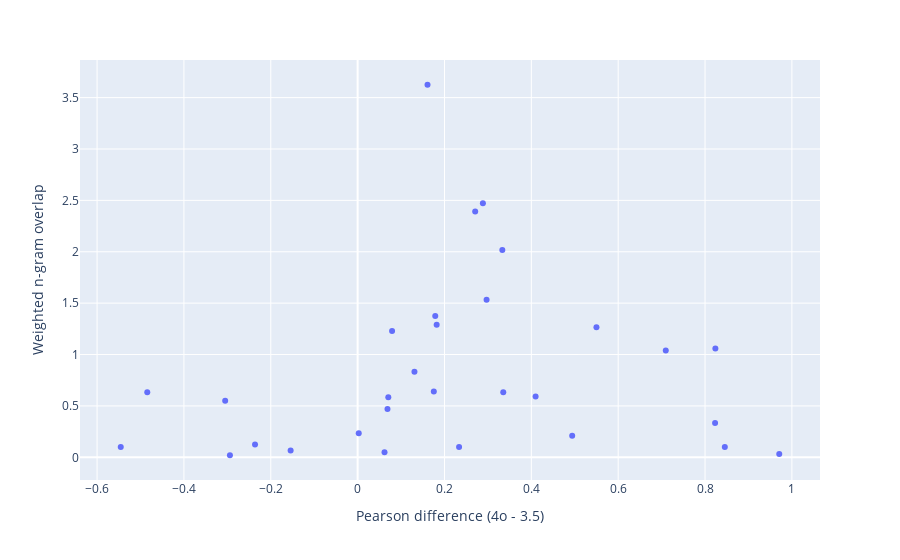

The notebook cell this image was saved under:
### Code cell
import plotly.express as px

fig = px.scatter(x=experiment_corrs[:, 1], y=experiment_corrs[:, 2], hover_name=labels)

fig.update_traces(textposition='top center')

fig.update_layout(
    xaxis_title='Pearson difference (4o - 3.5)',
    yaxis_title='Weighted n-gram overlap',
)

fig.show()

### Figure 1 — Plotly figure (JSON) as saved in the notebook; plotly's stock layout.template omitted (floating-point values rounded to 4 significant figures)
{"data": [{"hovertemplate": "<b>%{hovertext}</b><br><br>x=%{x}<br>y=%{y}<extra></extra>", "hovertext": ["Lookback time in cosmology", "Scaling relations in astrophysics**", "Gamma-ray observatories for multimessenger astronomy", "AB Aurigae circumstellar disk", "Virtual Observatory and Registry Systems", "Cosmic and Gravitational Birefringence", "Intra-Day Variability (IDV) in radio sources", "Mathematical models in astronomy", "Wolf-Rayet stars, WC/WO types", "High-energy astrophysical phenomena", "Detailed physical modeling and simulations in astrophysics.", "Specific observational techniques in astrophysics", "XENON experiment and dark matter detection", "Silicon carbide (SiC) in astrophysics", "Sample selection and truncation in data analysis", "Cyborg Astrobiologist System", "Matter-antimatter asymmetry in universe", "Specific, detailed, niche astronomy topics", "Triaxial models in astrophysics", "Detailed studies of outer Solar System small bodies", "Strange quark matter and stars**", "Cosmological observables in general relativity", "Implicit numerical methods in astrophysics", "Magnetic fields in specific stars**", "Pulsars and Neutron Stars", "Specific, detailed, technical astronomy research", "El Gordo galaxy cluster features", "Rates of astrophysical events", "Heliosphere and cosmic ray modulation", "Geant4 simulations in X-ray optics"], "legendgroup": "", "marker": {"color": "#636efa", "symbol": "circle"}, "mode": "markers", "name": "", "orientation": "v", "showlegend": false, "textposition": "top center", "type": "scatter", "x": [0.55, 0.2969, 0.7096, 0.1787, -0.305, 0.3353, 0.2884, 0.9709, 0.1754, 0.2336, 0.8456, 0.06195, 0.07933, 0.3332, 0.4941, -0.4844, 0.1609, -0.2941, 0.1309, 0.00255, 0.2708, 0.07063, 0.4098, -0.2363, -0.1543, -0.5455, 0.182, 0.8231, 0.8238, 0.06874], "xaxis": "x", "y": [1.267, 1.533, 1.04, 1.375, 0.55, 0.6333, 2.472, 0.03333, 0.64, 0.1, 0.1, 0.05, 1.23, 2.017, 0.21, 0.6333, 3.625, 0.02, 0.8333, 0.2333, 2.392, 0.5833, 0.5917, 0.125, 0.06667, 0.1, 1.29, 0.3333, 1.058, 0.47], "yaxis": "y"}], "layout": {"legend": {"tracegroupgap": 0}, "margin": {"t": 60}, "xaxis": {"anchor": "y", "domain": [0, 1], "title": {"text": "Pearson difference (4o - 3.5)"}}, "yaxis": {"anchor": "x", "domain": [0, 1], "title": {"text": "Weighted n-gram overlap"}}}}
